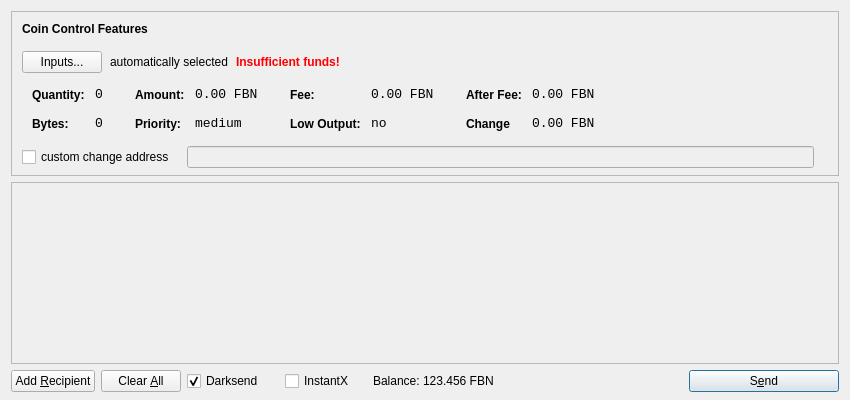
<?xml version="1.0" encoding="UTF-8"?>
<ui version="4.0">
 <class>SendCoinsDialog</class>
 <widget class="QDialog" name="SendCoinsDialog">
  <property name="geometry">
   <rect>
    <x>0</x>
    <y>0</y>
    <width>850</width>
    <height>400</height>
   </rect>
  </property>
  <property name="windowTitle">
   <string>Send Coins</string>
  </property>
  <layout class="QVBoxLayout" name="verticalLayout" stretch="0,1,0">
   <property name="bottomMargin">
    <number>8</number>
   </property>
   <item>
    <widget class="QFrame" name="frameCoinControl">
     <property name="sizePolicy">
      <sizepolicy hsizetype="Expanding" vsizetype="Expanding">
       <horstretch>0</horstretch>
       <verstretch>0</verstretch>
      </sizepolicy>
     </property>
     <property name="maximumSize">
      <size>
       <width>16777215</width>
       <height>16777215</height>
      </size>
     </property>
     <property name="frameShape">
      <enum>QFrame::StyledPanel</enum>
     </property>
     <property name="frameShadow">
      <enum>QFrame::Sunken</enum>
     </property>
     <layout class="QVBoxLayout" name="verticalLayoutCoinControl2">
      <property name="spacing">
       <number>-1</number>
      </property>
      <property name="leftMargin">
       <number>0</number>
      </property>
      <property name="topMargin">
       <number>0</number>
      </property>
      <property name="rightMargin">
       <number>0</number>
      </property>
      <property name="bottomMargin">
       <number>6</number>
      </property>
      <item>
       <layout class="QVBoxLayout" name="verticalLayoutCoinControl" stretch="0,0,0,0,1">
        <property name="spacing">
         <number>0</number>
        </property>
        <property name="leftMargin">
         <number>10</number>
        </property>
        <property name="topMargin">
         <number>10</number>
        </property>
        <item>
         <layout class="QHBoxLayout" name="horizontalLayoutCoinControl1">
          <property name="bottomMargin">
           <number>15</number>
          </property>
          <item>
           <widget class="QLabel" name="labelCoinControlFeatures">
            <property name="sizePolicy">
             <sizepolicy hsizetype="Preferred" vsizetype="Maximum">
              <horstretch>0</horstretch>
              <verstretch>0</verstretch>
             </sizepolicy>
            </property>
            <property name="font">
             <font>
              <weight>75</weight>
              <bold>true</bold>
             </font>
            </property>
            <property name="styleSheet">
             <string notr="true">font-weight:bold;</string>
            </property>
            <property name="text">
             <string>Coin Control Features</string>
            </property>
           </widget>
          </item>
         </layout>
        </item>
        <item>
         <layout class="QHBoxLayout" name="horizontalLayoutCoinControl2" stretch="0,0,0,0">
          <property name="spacing">
           <number>8</number>
          </property>
          <property name="bottomMargin">
           <number>10</number>
          </property>
          <item>
           <widget class="QPushButton" name="pushButtonCoinControl">
            <property name="styleSheet">
             <string notr="true"/>
            </property>
            <property name="text">
             <string>Inputs...</string>
            </property>
           </widget>
          </item>
          <item>
           <widget class="QLabel" name="labelCoinControlAutomaticallySelected">
            <property name="text">
             <string>automatically selected</string>
            </property>
            <property name="margin">
             <number>5</number>
            </property>
           </widget>
          </item>
          <item>
           <widget class="QLabel" name="labelCoinControlInsuffFunds">
            <property name="font">
             <font>
              <weight>75</weight>
              <bold>true</bold>
             </font>
            </property>
            <property name="styleSheet">
             <string notr="true">color:red;font-weight:bold;</string>
            </property>
            <property name="text">
             <string>Insufficient funds!</string>
            </property>
            <property name="margin">
             <number>5</number>
            </property>
           </widget>
          </item>
          <item>
           <spacer name="horizontalSpacerCoinControl">
            <property name="orientation">
             <enum>Qt::Horizontal</enum>
            </property>
            <property name="sizeHint" stdset="0">
             <size>
              <width>40</width>
              <height>1</height>
             </size>
            </property>
           </spacer>
          </item>
         </layout>
        </item>
        <item>
         <widget class="QWidget" name="widgetCoinControl" native="true">
          <property name="sizePolicy">
           <sizepolicy hsizetype="Preferred" vsizetype="Preferred">
            <horstretch>0</horstretch>
            <verstretch>0</verstretch>
           </sizepolicy>
          </property>
          <property name="minimumSize">
           <size>
            <width>0</width>
            <height>0</height>
           </size>
          </property>
          <property name="styleSheet">
           <string notr="true"/>
          </property>
          <layout class="QHBoxLayout" name="horizontalLayoutCoinControl5">
           <property name="margin">
            <number>0</number>
           </property>
           <item>
            <layout class="QHBoxLayout" name="horizontalLayoutCoinControl3" stretch="0,0,0,1">
             <property name="spacing">
              <number>20</number>
             </property>
             <property name="topMargin">
              <number>0</number>
             </property>
             <property name="bottomMargin">
              <number>10</number>
             </property>
             <item>
              <layout class="QFormLayout" name="formLayoutCoinControl1">
               <property name="horizontalSpacing">
                <number>10</number>
               </property>
               <property name="verticalSpacing">
                <number>14</number>
               </property>
               <property name="leftMargin">
                <number>10</number>
               </property>
               <property name="topMargin">
                <number>4</number>
               </property>
               <property name="rightMargin">
                <number>6</number>
               </property>
               <item row="0" column="0">
                <widget class="QLabel" name="labelCoinControlQuantityText">
                 <property name="styleSheet">
                  <string notr="true">font-weight:bold;</string>
                 </property>
                 <property name="text">
                  <string>Quantity:</string>
                 </property>
                 <property name="margin">
                  <number>0</number>
                 </property>
                </widget>
               </item>
               <item row="0" column="1">
                <widget class="QLabel" name="labelCoinControlQuantity">
                 <property name="font">
                  <font>
                   <family>Monospace</family>
                   <pointsize>10</pointsize>
                  </font>
                 </property>
                 <property name="cursor">
                  <cursorShape>IBeamCursor</cursorShape>
                 </property>
                 <property name="contextMenuPolicy">
                  <enum>Qt::ActionsContextMenu</enum>
                 </property>
                 <property name="text">
                  <string>0</string>
                 </property>
                 <property name="margin">
                  <number>0</number>
                 </property>
                 <property name="textInteractionFlags">
                  <set>Qt::LinksAccessibleByMouse|Qt::TextSelectableByKeyboard|Qt::TextSelectableByMouse</set>
                 </property>
                </widget>
               </item>
               <item row="1" column="0">
                <widget class="QLabel" name="labelCoinControlBytesText">
                 <property name="styleSheet">
                  <string notr="true">font-weight:bold;</string>
                 </property>
                 <property name="text">
                  <string>Bytes:</string>
                 </property>
                </widget>
               </item>
               <item row="1" column="1">
                <widget class="QLabel" name="labelCoinControlBytes">
                 <property name="font">
                  <font>
                   <family>Monospace</family>
                   <pointsize>10</pointsize>
                  </font>
                 </property>
                 <property name="cursor">
                  <cursorShape>IBeamCursor</cursorShape>
                 </property>
                 <property name="contextMenuPolicy">
                  <enum>Qt::ActionsContextMenu</enum>
                 </property>
                 <property name="text">
                  <string>0</string>
                 </property>
                 <property name="textInteractionFlags">
                  <set>Qt::LinksAccessibleByMouse|Qt::TextSelectableByKeyboard|Qt::TextSelectableByMouse</set>
                 </property>
                </widget>
               </item>
              </layout>
             </item>
             <item>
              <layout class="QFormLayout" name="formLayoutCoinControl2">
               <property name="horizontalSpacing">
                <number>10</number>
               </property>
               <property name="verticalSpacing">
                <number>14</number>
               </property>
               <property name="leftMargin">
                <number>6</number>
               </property>
               <property name="topMargin">
                <number>4</number>
               </property>
               <property name="rightMargin">
                <number>6</number>
               </property>
               <item row="0" column="0">
                <widget class="QLabel" name="labelCoinControlAmountText">
                 <property name="styleSheet">
                  <string notr="true">font-weight:bold;</string>
                 </property>
                 <property name="text">
                  <string>Amount:</string>
                 </property>
                 <property name="margin">
                  <number>0</number>
                 </property>
                </widget>
               </item>
               <item row="0" column="1">
                <widget class="QLabel" name="labelCoinControlAmount">
                 <property name="font">
                  <font>
                   <family>Monospace</family>
                   <pointsize>10</pointsize>
                  </font>
                 </property>
                 <property name="cursor">
                  <cursorShape>IBeamCursor</cursorShape>
                 </property>
                 <property name="contextMenuPolicy">
                  <enum>Qt::ActionsContextMenu</enum>
                 </property>
                 <property name="text">
                  <string>0.00 FBN</string>
                 </property>
                 <property name="textInteractionFlags">
                  <set>Qt::LinksAccessibleByMouse|Qt::TextSelectableByKeyboard|Qt::TextSelectableByMouse</set>
                 </property>
                </widget>
               </item>
               <item row="1" column="0">
                <widget class="QLabel" name="labelCoinControlPriorityText">
                 <property name="styleSheet">
                  <string notr="true">font-weight:bold;</string>
                 </property>
                 <property name="text">
                  <string>Priority:</string>
                 </property>
                </widget>
               </item>
               <item row="1" column="1">
                <widget class="QLabel" name="labelCoinControlPriority">
                 <property name="font">
                  <font>
                   <family>Monospace</family>
                   <pointsize>10</pointsize>
                  </font>
                 </property>
                 <property name="cursor">
                  <cursorShape>IBeamCursor</cursorShape>
                 </property>
                 <property name="contextMenuPolicy">
                  <enum>Qt::ActionsContextMenu</enum>
                 </property>
                 <property name="text">
                  <string>medium</string>
                 </property>
                 <property name="textInteractionFlags">
                  <set>Qt::LinksAccessibleByMouse|Qt::TextSelectableByKeyboard|Qt::TextSelectableByMouse</set>
                 </property>
                </widget>
               </item>
              </layout>
             </item>
             <item>
              <layout class="QFormLayout" name="formLayoutCoinControl3">
               <property name="horizontalSpacing">
                <number>10</number>
               </property>
               <property name="verticalSpacing">
                <number>14</number>
               </property>
               <property name="leftMargin">
                <number>6</number>
               </property>
               <property name="topMargin">
                <number>4</number>
               </property>
               <property name="rightMargin">
                <number>6</number>
               </property>
               <item row="0" column="0">
                <widget class="QLabel" name="labelCoinControlFeeText">
                 <property name="styleSheet">
                  <string notr="true">font-weight:bold;</string>
                 </property>
                 <property name="text">
                  <string>Fee:</string>
                 </property>
                 <property name="margin">
                  <number>0</number>
                 </property>
                </widget>
               </item>
               <item row="0" column="1">
                <widget class="QLabel" name="labelCoinControlFee">
                 <property name="font">
                  <font>
                   <family>Monospace</family>
                   <pointsize>10</pointsize>
                  </font>
                 </property>
                 <property name="cursor">
                  <cursorShape>IBeamCursor</cursorShape>
                 </property>
                 <property name="contextMenuPolicy">
                  <enum>Qt::ActionsContextMenu</enum>
                 </property>
                 <property name="text">
                  <string>0.00 FBN</string>
                 </property>
                 <property name="textInteractionFlags">
                  <set>Qt::LinksAccessibleByMouse|Qt::TextSelectableByKeyboard|Qt::TextSelectableByMouse</set>
                 </property>
                </widget>
               </item>
               <item row="1" column="0">
                <widget class="QLabel" name="labelCoinControlLowOutputText">
                 <property name="styleSheet">
                  <string notr="true">font-weight:bold;</string>
                 </property>
                 <property name="text">
                  <string>Low Output:</string>
                 </property>
                </widget>
               </item>
               <item row="1" column="1">
                <widget class="QLabel" name="labelCoinControlLowOutput">
                 <property name="font">
                  <font>
                   <family>Monospace</family>
                   <pointsize>10</pointsize>
                  </font>
                 </property>
                 <property name="cursor">
                  <cursorShape>IBeamCursor</cursorShape>
                 </property>
                 <property name="contextMenuPolicy">
                  <enum>Qt::ActionsContextMenu</enum>
                 </property>
                 <property name="text">
                  <string>no</string>
                 </property>
                 <property name="textInteractionFlags">
                  <set>Qt::LinksAccessibleByMouse|Qt::TextSelectableByKeyboard|Qt::TextSelectableByMouse</set>
                 </property>
                </widget>
               </item>
              </layout>
             </item>
             <item>
              <layout class="QFormLayout" name="formLayoutCoinControl4">
               <property name="horizontalSpacing">
                <number>10</number>
               </property>
               <property name="verticalSpacing">
                <number>14</number>
               </property>
               <property name="leftMargin">
                <number>6</number>
               </property>
               <property name="topMargin">
                <number>4</number>
               </property>
               <property name="rightMargin">
                <number>6</number>
               </property>
               <item row="0" column="0">
                <widget class="QLabel" name="labelCoinControlAfterFeeText">
                 <property name="styleSheet">
                  <string notr="true">font-weight:bold;</string>
                 </property>
                 <property name="text">
                  <string>After Fee:</string>
                 </property>
                 <property name="margin">
                  <number>0</number>
                 </property>
                </widget>
               </item>
               <item row="0" column="1">
                <widget class="QLabel" name="labelCoinControlAfterFee">
                 <property name="font">
                  <font>
                   <family>Monospace</family>
                   <pointsize>10</pointsize>
                  </font>
                 </property>
                 <property name="cursor">
                  <cursorShape>IBeamCursor</cursorShape>
                 </property>
                 <property name="contextMenuPolicy">
                  <enum>Qt::ActionsContextMenu</enum>
                 </property>
                 <property name="text">
                  <string>0.00 FBN</string>
                 </property>
                 <property name="textInteractionFlags">
                  <set>Qt::LinksAccessibleByMouse|Qt::TextSelectableByKeyboard|Qt::TextSelectableByMouse</set>
                 </property>
                </widget>
               </item>
               <item row="1" column="0">
                <widget class="QLabel" name="labelCoinControlChangeText">
                 <property name="styleSheet">
                  <string notr="true">font-weight:bold;</string>
                 </property>
                 <property name="text">
                  <string>Change</string>
                 </property>
                </widget>
               </item>
               <item row="1" column="1">
                <widget class="QLabel" name="labelCoinControlChange">
                 <property name="font">
                  <font>
                   <family>Monospace</family>
                   <pointsize>10</pointsize>
                  </font>
                 </property>
                 <property name="cursor">
                  <cursorShape>IBeamCursor</cursorShape>
                 </property>
                 <property name="contextMenuPolicy">
                  <enum>Qt::ActionsContextMenu</enum>
                 </property>
                 <property name="text">
                  <string>0.00 FBN</string>
                 </property>
                 <property name="textInteractionFlags">
                  <set>Qt::LinksAccessibleByMouse|Qt::TextSelectableByKeyboard|Qt::TextSelectableByMouse</set>
                 </property>
                </widget>
               </item>
              </layout>
             </item>
            </layout>
           </item>
          </layout>
         </widget>
        </item>
        <item>
         <layout class="QHBoxLayout" name="horizontalLayoutCoinControl4" stretch="0,0,0">
          <property name="spacing">
           <number>12</number>
          </property>
          <property name="sizeConstraint">
           <enum>QLayout::SetDefaultConstraint</enum>
          </property>
          <property name="topMargin">
           <number>5</number>
          </property>
          <property name="rightMargin">
           <number>5</number>
          </property>
          <item>
           <widget class="QCheckBox" name="checkBoxCoinControlChange">
            <property name="text">
             <string>custom change address</string>
            </property>
           </widget>
          </item>
          <item>
           <widget class="QLineEdit" name="lineEditCoinControlChange">
            <property name="enabled">
             <bool>false</bool>
            </property>
            <property name="sizePolicy">
             <sizepolicy hsizetype="Expanding" vsizetype="Fixed">
              <horstretch>0</horstretch>
              <verstretch>0</verstretch>
             </sizepolicy>
            </property>
           </widget>
          </item>
          <item>
           <widget class="QLabel" name="labelCoinControlChangeLabel">
            <property name="sizePolicy">
             <sizepolicy hsizetype="Preferred" vsizetype="Expanding">
              <horstretch>0</horstretch>
              <verstretch>0</verstretch>
             </sizepolicy>
            </property>
            <property name="minimumSize">
             <size>
              <width>0</width>
              <height>0</height>
             </size>
            </property>
            <property name="text">
             <string/>
            </property>
            <property name="margin">
             <number>3</number>
            </property>
           </widget>
          </item>
         </layout>
        </item>
        <item>
         <spacer name="verticalSpacerCoinControl">
          <property name="orientation">
           <enum>Qt::Vertical</enum>
          </property>
          <property name="sizeHint" stdset="0">
           <size>
            <width>800</width>
            <height>1</height>
           </size>
          </property>
         </spacer>
        </item>
       </layout>
      </item>
     </layout>
    </widget>
   </item>
   <item>
    <widget class="QScrollArea" name="scrollArea">
     <property name="widgetResizable">
      <bool>true</bool>
     </property>
     <widget class="QWidget" name="scrollAreaWidgetContents">
      <property name="geometry">
       <rect>
        <x>0</x>
        <y>0</y>
        <width>830</width>
        <height>165</height>
       </rect>
      </property>
      <layout class="QVBoxLayout" name="verticalLayout_2">
       <property name="margin">
        <number>0</number>
       </property>
       <item>
        <layout class="QVBoxLayout" name="entries">
         <property name="spacing">
          <number>6</number>
         </property>
        </layout>
       </item>
       <item>
        <spacer name="verticalSpacer">
         <property name="orientation">
          <enum>Qt::Vertical</enum>
         </property>
         <property name="sizeHint" stdset="0">
          <size>
           <width>20</width>
           <height>40</height>
          </size>
         </property>
        </spacer>
       </item>
      </layout>
     </widget>
    </widget>
   </item>
   <item>
    <layout class="QHBoxLayout" name="horizontalLayout">
     <item>
      <widget class="QPushButton" name="addButton">
       <property name="toolTip">
        <string>Send to multiple recipients at once</string>
       </property>
       <property name="text">
        <string>Add &amp;Recipient</string>
       </property>
       <property name="autoDefault">
        <bool>false</bool>
       </property>
      </widget>
     </item>
     <item>
      <widget class="QPushButton" name="clearButton">
       <property name="sizePolicy">
        <sizepolicy hsizetype="Minimum" vsizetype="Fixed">
         <horstretch>0</horstretch>
         <verstretch>0</verstretch>
        </sizepolicy>
       </property>
       <property name="toolTip">
        <string>Remove all transaction fields</string>
       </property>
       <property name="text">
        <string>Clear &amp;All</string>
       </property>
       <property name="autoRepeatDelay">
        <number>300</number>
       </property>
       <property name="autoDefault">
        <bool>false</bool>
       </property>
      </widget>
     </item>
     <item>
      <layout class="QHBoxLayout" name="horizontalLayout_2">
       <property name="spacing">
        <number>3</number>
       </property>
        <item>
        <widget class="QCheckBox" name="checkUseDarksend">
         <property name="minimumSize">
          <size>
           <width>95</width>
           <height>0</height>
          </size>
         </property>
         <property name="text">
          <string>Darksend</string>
         </property>
         <property name="checked">
          <bool>true</bool>
         </property>
        </widget>
       </item>
       <item>
        <widget class="QCheckBox" name="checkInstantX">
         <property name="enabled">
          <bool>true</bool>
         </property>
         <property name="minimumSize">
          <size>
           <width>85</width>
           <height>0</height>
          </size>
         </property>
         <property name="text">
          <string>InstantX</string>
         </property>
        </widget>
       </item>
       <item>
        <widget class="QLabel" name="label">
         <property name="sizePolicy">
          <sizepolicy hsizetype="Preferred" vsizetype="Fixed">
           <horstretch>0</horstretch>
           <verstretch>0</verstretch>
          </sizepolicy>
         </property>
         <property name="text">
          <string>Balance:</string>
         </property>
        </widget>
       </item>
       <item>
        <widget class="QLabel" name="labelBalance">
         <property name="sizePolicy">
          <sizepolicy hsizetype="Preferred" vsizetype="Fixed">
           <horstretch>0</horstretch>
           <verstretch>0</verstretch>
          </sizepolicy>
         </property>
         <property name="cursor">
          <cursorShape>IBeamCursor</cursorShape>
         </property>
         <property name="text">
          <string>123.456 FBN</string>
         </property>
         <property name="textInteractionFlags">
          <set>Qt::LinksAccessibleByMouse|Qt::TextSelectableByKeyboard|Qt::TextSelectableByMouse</set>
         </property>
        </widget>
       </item>
      </layout>
     </item>
     <item>
      <spacer name="horizontalSpacer">
       <property name="orientation">
        <enum>Qt::Horizontal</enum>
       </property>
       <property name="sizeHint" stdset="0">
        <size>
         <width>40</width>
         <height>20</height>
        </size>
       </property>
      </spacer>
     </item>
     <item>
      <widget class="QPushButton" name="sendButton">
       <property name="minimumSize">
        <size>
         <width>150</width>
         <height>0</height>
        </size>
       </property>
       <property name="toolTip">
        <string>Confirm the send action</string>
       </property>
       <property name="text">
        <string>S&amp;end</string>
       </property>
       <property name="icon">
        <iconset resource="../bitcoin.qrc">
         <normaloff>:/icons/send</normaloff>:/icons/send</iconset>
       </property>
       <property name="default">
        <bool>true</bool>
       </property>
      </widget>
     </item>
    </layout>
   </item>
  </layout>
 </widget>
 <resources>
  <include location="../bitcoin.qrc"/>
 </resources>
 <connections/>
</ui>
